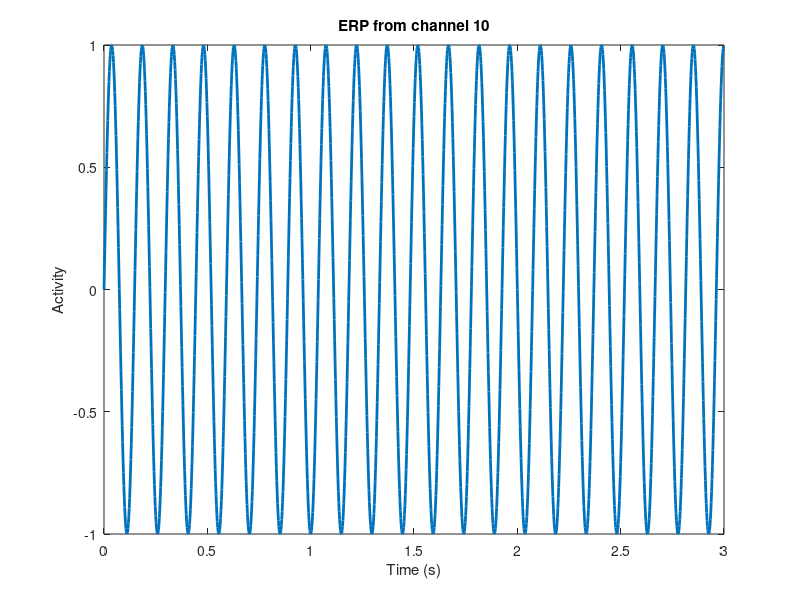
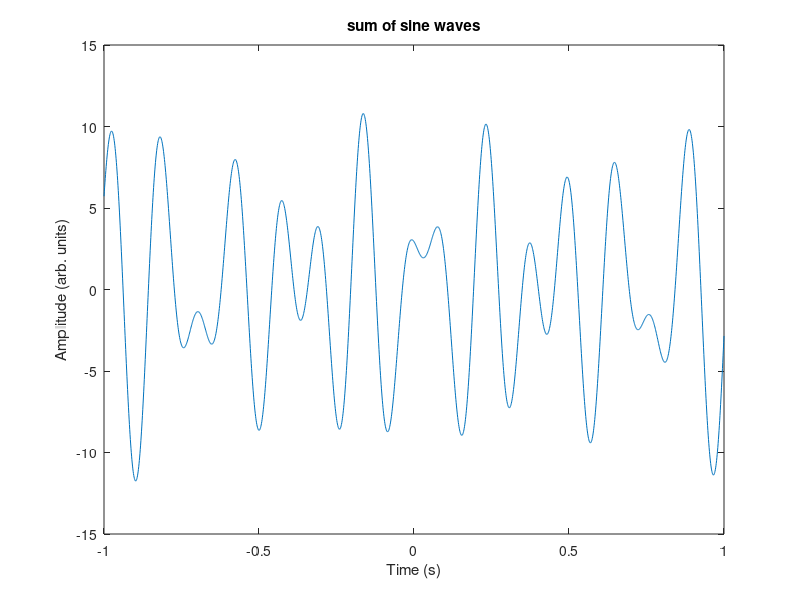
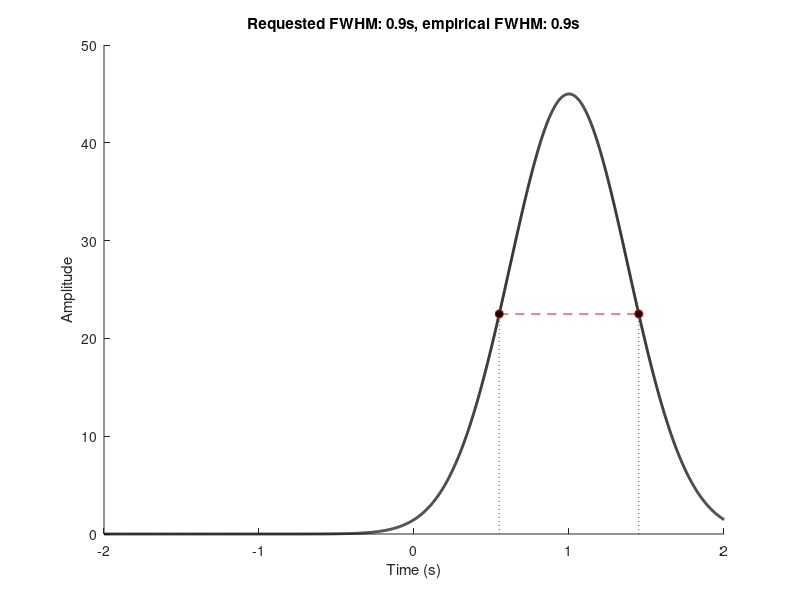
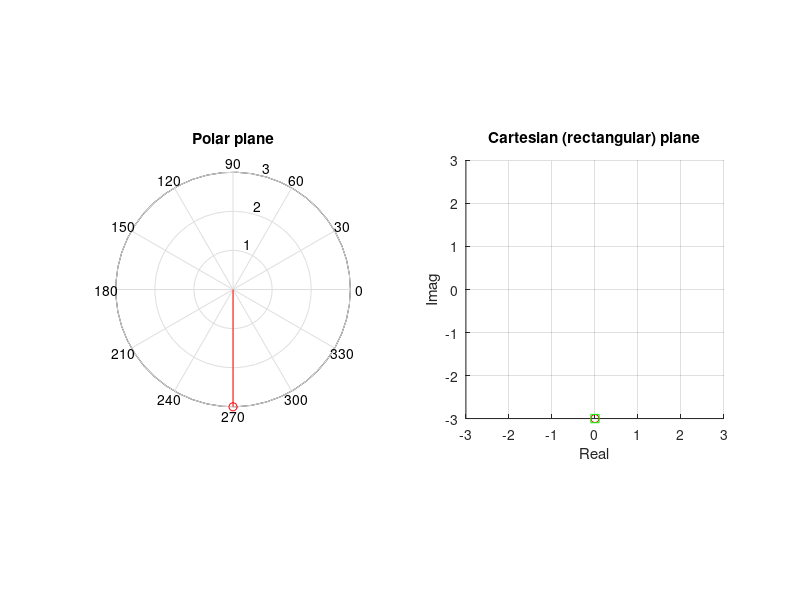

Write the MATLAB code that produced these figures, in order. (Note: this script raises an error after producing the figures.)
%%%%%%%%%%%%%%%%%%%%%%%%%%%%%%%%%%%%%%%%%%%%%%%%%%%%%%%%%%%%%%%%%%%%%%%%%%%%%%%%%%%%%%%%%%%%%%%%%%%%
%%%%%%%%%%%%%%%%%%%%%%%%%% Chapter 2: Simulations%%%%%%%%%%%%%%%%%%%%%%%%%%%%%%%%%%%%%%%%%%%%%%%%%%%
%%%%%%%%%%%%%%%%%%%%%%%%%%%%%%%%%%%%%%%%%%%%%%%%%%%%%%%%%%%%%%%%%%%%%%%%%%%%%%%%%%%%%%%%%%%%%%%%%%%%
addpath('data/chap2')

%% Normally distributed noise %%%%%%%%%%%%%%%%%%%%%%%%%%%%%%%%%%%%%

% simulation details
srate  = 200; % sampling rate in Hz
time   = -1:1/srate:2;
pnts   = length(time);

% frequencies for the power spectrum
hz = linspace(0,srate/2,floor(length(time)/2)-1);
% time/2 nyquist theorem

% noise parameters
stretch = 15; % wideness
shift   = -10; % shift from zero

% (optional: fix the random-number generator state)
% rng(3); % works like a SEED

% generate random data
noise = stretch*randn(size(time)) + shift;

% plotting
figure(4), clf
subplot(211)
plot(time,noise,'k')
set(gca,'fontsize',15)
title('Normally distributed: Time domain')
xlabel('Time (s)'), ylabel('Amplitude')

subplot(223)
[y,x] = hist(noise,100);
plot(x,y,'k','linew',2)
xlabel('Values'), ylabel('N per bin')
title('Signal histogram (distribution)')
set(gca,'fontsize',15,'xlim',[min(x) max(x)])

subplot(224)
amp = abs(fft(noise)/pnts);
amp(2:end) = 2*amp(2:end);
plot(hz,amp(1:length(hz)),'k')
title('Frequency domain')
set(gca,'fontsize',15)
xlabel('Frequency (Hz)'), ylabel('Amplitude')

%% Pink noise (aka 1/f aka fractal) %%%%%%%%%%%%%%%%%%%%%%%%%%%%%%%%%%%%%
% simulation details for this video
srate = 500; % sampling rate in Hz
time  = -1:1/srate:2;
pnts  = length(time);
hz    = linspace(0,srate/2,floor(length(time)/2)+1);

rng(12)
% generate 1/f amplitude spectrum
ed = 50; % exponential decay parameter
as = rand(1,floor(pnts/2)-1) .* exp(-(1:floor(pnts/2)-1)/ed); %random amplitude values multiplied by exponentially decreasing decay parameter generator

%trying out the fixed amplitude
%as = exp(-(1:floor(pnts/2)-1)/ed); % to see how line 71 works.

as = [as(1) as 0 0 as(:,end:-1:1)]; % mirroring just like in the fft. neg and pos values

% Fourier coefficients
fc = as .* exp(1i*2*pi*rand(size(as))); %second equation is adding random phase values.

% inverse Fourier transform to create the noise
noise = real(ifft(fc)) * pnts; %inverse fft normalize the signal by dividing it with n automatically
% so we multipyle it back to the real signal.


figure(5), clf
subplot(211)
plot(time,noise,'k')
set(gca,'fontsize',15)
title('Pink noise: Time domain')
xlabel('Time (s)'), ylabel('Amplitude')

subplot(223)
[y,x] = hist(noise,100);
plot(x,y,'k','linew',2)
xlabel('Values'), ylabel('N per bin')
title('Signal histogram (distribution)')
set(gca,'fontsize',15)

subplot(224)
amp = abs(fft(noise)/pnts);
amp(2:end) = 2*amp(2:end);
plot(hz,amp(1:length(hz)),'k')
title('Frequency domain')
set(gca,'fontsize',15)
xlabel('Frequency (Hz)'), ylabel('Amplitude')

%% Important Formulas %%%%%%%%%%%%%%%%%%%%%%%%%%%%%%%%%%%%%

%% Sine wave
% intuition about sine waves

% define some variables
freq  = 5;    % frequency in Hz
srate = 500; % sampling rate in Hz
time  = -1:1/srate:1; % time vector in seconds
ampl  = 1;
phas  = 0;%pi/3;

% now create the sinewave
sinewave = ampl*sin(2*pi*freq*time + phas );

% now plot it!
figure(1), clf
plot(time,sinewave)

% optional prettification of the plot
set(gca,'xlim',[min(time-0.1) max(time) + 0.1],'ylim',[-1.1 1.1]*ampl); 
xlabel('Time (ms)')
title('My first sine wave plot! Mom will be so proud!')

%% the sum of sine waves can appear like a complicated time series

% create a few sine waves and sum

% define a sampling rate
srate = 1000;

% list some frequencies
frex = [ 4.8   6   7.5 ];

% list some random amplitudes... make sure there are the same number of
% amplitudes as there are frequencies!
amplit = [5 2 5 ];

% phases... list some random numbers between -pi and pi
phases = [  pi/7  pi/8  pi  pi/2  -pi/4 ];

% define time...
time = -1:1/srate:1;


% now we loop through frequencies and create sine waves
sine_waves = zeros(length(frex),length(time));
for fi=1:length(frex)
    sine_waves(fi,:) = amplit(fi) * sin(2*pi*time*frex(fi) + phases(fi));
end

% now plot the result
figure(2), clf
plot(time,sum(sine_waves))
title('sum of sine waves')
xlabel('Time (s)'), ylabel('Amplitude (arb. units)')


% now plot each wave separately
figure(3), clf
for fi=1:length(frex)
    subplot(length(frex),1,fi)
    plot(time, sine_waves(fi,:))
    axis([ time([1 end]) -max(amplit) max(amplit) ])
end

%% Gaussian

% simulation parameters
time  = -2:1/1000:2;
ptime = 1;  % peak time 
ampl  = 45; % amplitude
fwhm  = .9;

% Gaussian
gwin = ampl* exp(-(4*log(2)*(time-ptime).^2) / fwhm^2);

% empirical FWHM
gwinN   = gwin./max(gwin);
midp    = dsearchn(time',1);
pst5    = midp-1+dsearchn(gwinN(midp:end)',.5);
pre5    = dsearchn(gwinN(1:midp)',.5);
empfwhm = time(pst5) - time(pre5);


figure(3), clf, hold on
plot(time,gwin,'k','linew',2)
plot(time([pre5 pst5]),gwin([pre5 pst5]),'ro--','markerfacecolor','k')
plot(time([pre5 pre5]),[0 gwin(pre5)],'r:')
plot(time([pst5 pst5]),[0 gwin(pst5)],'r:')
title([ 'Requested FWHM: ' num2str(fwhm) 's, empirical FWHM: ' num2str(empfwhm) 's' ])
xlabel('Time (s)'), ylabel('Amplitude')

%% Euler's formula

M = 3;
k = 3*pi/2;

meik = M*exp(1i*k);

figure(4), clf
subplot(121)
polar([0 k],[0 M],'r'), hold on
polar(k, M,'ro')
title('Polar plane')


subplot(122), hold on
plot(meik,'ro')
plot(real(meik),imag(meik),'gs')
axis([-1 1 -1 1]*abs(meik))
axis square
xlabel('Real'), ylabel('Imag')
grid on
title('Cartesian (rectangular) plane')

%% chirps: simulated sine waves varying frequency acrosss time
%% simulation details

pnts  = 10000;
srate = 1024;
time  = (0:pnts-1)/srate;



% "bipolar" chirp
freqmod = linspace(5,15,pnts);

% multipolar chirp
k = 5; % poles for frequencies
freqmod = 20*interp1(rand(1,k),linspace(1,k,pnts));


% signal time series
signal  = sin( 2*pi * ((time + cumsum(freqmod))/srate) );
% Note: the code in the video has a bug in the previous line,
%   due to incorrect parentheses: srate should scale both time
%   and freqmod, as above.

% plotting

figure(1), clf

subplot(211)
plot(time,freqmod,'r','linew',3)
xlabel('Time (s)')
ylabel('Frequency (Hz)')
title('Instantaneous frequency')

subplot(212)
plot(time,signal,'k')
xlabel('Time (s)')
ylabel('Amplitude (a.u.)')
title('Signal (chirp)')

%% Non-stationary narrowband activity via filtered noise
% noise varying in time

% simulation details
pnts  = 4567;
srate =  987;

% signal parameters in Hz
peakfreq = 10; % most frequent frequency
fwhm     =  1; % bigger means frequency will vary more
% smaller for just the amplitude to vary

% frequencies
hz = linspace(0,srate,pnts);


%%% create frequency-domain Gaussian
s  = fwhm*(2*pi-1)/(4*pi); % normalized width
x  = hz-peakfreq;          % shifted frequencies
fg = exp(-.5*(x/s).^2);    % gaussian


% Fourier coefficients of random spectrum
fc = rand(1,pnts) .* exp(1i*2*pi*rand(1,pnts));

% taper with Gaussian
fc = fc .* fg;

% go back to time domain to get EEG data
signal = 2*real( ifft(fc) );


%%% plotting

figure(1), clf
subplot(211)
plot(hz,abs(fc),'k')
set(gca,'xlim',[0 peakfreq*3])
xlabel('Frequency (Hz)'), ylabel('Amplitude (a.u.)')
title('Frequency domain')


subplot(212)
plot((0:pnts-1)/srate,signal,'b')
title('Time domain')
xlabel('Time (s)'), ylabel('Amplitude')


%% Generating transient oscillations

%simulation details

pnts  = 4000;
srate = 1000;
time  = (0:pnts-1)/srate - 1;

% gaussian parameters
peaktime = 1; % seconds
fwhm     = .4;

% sine wave parameters
sinefreq = 7; % for sine wave

%% create signal

% create Gaussian taper
gaus = exp( -(4*log(2)*(time-peaktime).^2) / fwhm^2 );

% sine wave with random phase value ("non-phase-locked")
cosw = cos(2*pi*sinefreq*time + 2*pi*rand);

% signal
signal = cosw .* gaus;


% and plot
figure(1), clf
plot(time,signal,'k','linew',2)
xlabel('Time (s)'), ylabel('Amplitude')


%% 1) pure phase-locked sine wave

% parameters
EEG.srate  = 500; % sampling rate in Hz
EEG.pnts   = 1500;
EEG.trials = 30;
EEG.nbchan = 23;

sinefreq = 6.75; % in Hz

% time vector
EEG.times = (0:EEG.pnts-1)/EEG.srate;


% loop over channels and create data
for chani=1:EEG.nbchan
    for triali=1:EEG.trials
        % data as a sine wave
        EEG.data(chani,:,triali) = sin(2*pi*sinefreq*EEG.times);
    end
end


% plot an ERP from one channel
figure(1), clf
plot(EEG.times,squeeze(mean(EEG.data(10,:,:),3)),'linew',2)
xlabel('Time (s)'), ylabel('Activity')
title('ERP from channel 10')


% the function below takes at least one argument (EEG),
% and optionally a second argument (channel number),
% and optionally a third argument (figure number)
plot_simEEG(EEG,2,1)

%% 2) Non-phase-locked sine wave

% hint: copy/paste the code above but add something inside the sine 
%       function on each trial.
% parameters
EEG.srate  = 500; % sampling rate in Hz
EEG.pnts   = 1500;
EEG.trials = 30;
EEG.nbchan = 23;

sinefreq = 6.75; % in Hz

% time vector
EEG.times = (0:EEG.pnts-1)/EEG.srate;


% loop over channels and create data
for chani=1:EEG.nbchan
    for triali=1:EEG.trials
        % data as a sine wave
        EEG.data(chani,:,triali) = sin(2*pi*sinefreq*EEG.times + 2*pi*rand) ;
    end
end


% plot an ERP from one channel
figure(1), clf
plot(EEG.times,squeeze(mean(EEG.data(10,:,:),3)),'linew',2)
xlabel('Time (s)'), ylabel('Activity')
title('ERP from channel 10')


% the function below takes at least one argument (EEG),
% and optionally a second argument (channel number),
% and optionally a third argument (figure number)
plot_simEEG(EEG,2,2)

%% 3) multisine waves
rng(33)
% list of frequencies and corresponding amplitudes
frex = [ 3 5 16 ];
amps = [ 3 4 5  ];
rphase = 2*pi*rand(1, EEG.trials);

sinewave = zeros(length(frex), length(EEG.times));
% loop over channels and trials
for chani=1:EEG.nbchan
    for triali=1:EEG.trials
        for fi=1:length(frex)
            sinewave(fi,:) = amps(fi) * cos(2*pi*frex(fi)*EEG.times+ rphase(triali) );
        end
        sinewave_mix = sum(sinewave, 1);
        % data as a sine wave plus noise
        EEG.data(chani,:,triali) = sinewave_mix * randn();
    end
end
plot_simEEG(EEG,2,3)


%% 4) nonstationary sine waves

% loop over channels and trials
for chani=1:EEG.nbchan
    for triali=1:EEG.trials
        
        % hint: instantaneous frequency via interpolated random numbers
        freqmod = 20*interp1(rand(1,10),linspace(1,10,EEG.pnts));
        signal  = sin( 2*pi * ((EEG.times + cumsum(freqmod))/EEG.srate) );

        EEG.data(chani,:,triali) = signal;
    end
end

plot_simEEG(EEG,2,4)

%% 5) transient oscillations w/ Gaussian


% Gaussian and sine parameters
peaktime = 1; % seconds
width    = .12;
sinefreq = 7; % for sine wave

% create Gaussian taper
gaus = exp( -(EEG.times-peaktime).^2 / (2*width^2) );


% loop over channels and trials
for chani=1:EEG.nbchan
    for triali=1:EEG.trials
        
        % trial-unique sine wave
        cosw = cos(2*pi*sinefreq*EEG.times);
        
        EEG.data(chani,:,triali) = cosw .* gaus;
    end
end

plot_simEEG(EEG,2,5)


%% 6) repeat #3 with white noise

% list of frequencies and corresponding amplitudes
frex = [ 3 5 16 ];
amps = [ 2 4 5  ];


% loop over channels and trials
for chani=1:EEG.nbchan
    for triali=1:EEG.trials
        
        % hint: copy code from monday2
        sinewave = zeros(1,EEG.pnts);
        for si=1:numel(frex)
            sinewave = sinewave + amps(si)*sin(2*pi*frex(si)*EEG.times);
        end
        
        
        % data as a sine wave plus noise
        EEG.data(chani,:,triali) = sinewave + 5*randn(size(sinewave));
    end
end

plot_simEEG(EEG,2,6)




%% 7) repeat #5 with 1/f noise
% amount of noise
noiseamp = .3;


peaktime = 1; % seconds
width    = .12;
sinefreq = 7; % for sine wave

% create Gaussian taper
gaus = exp( -(EEG.times-peaktime).^2 / (2*width^2) );


% loop over channels and trials
for chani=1:EEG.nbchan
    for triali=1:EEG.trials
        
        % trial-unique sine wave
        cosw = cos(2*pi*sinefreq*EEG.times + 2*pi*rand);
        
        %%% 1/f noise
        ed = 50; % exponential decay parameter
        as = rand(1,floor(EEG.pnts/2)-1) .* exp(-(1:floor(EEG.pnts/2)-1)/ed);
        as = [as(1) as 0 as(:,end:-1:1)];
        
        % Fourier coefficients
        fc = as .* exp(1i*2*pi*rand(size(as)));
        
        % inverse Fourier transform to create the noise
        noise = real(ifft(fc)) * EEG.pnts;
        
        
        % data as signal + noise
        EEG.data(chani,:,triali) = cosw .* gaus + noiseamp*noise;
    end
end

plot_simEEG(EEG,2,7)
